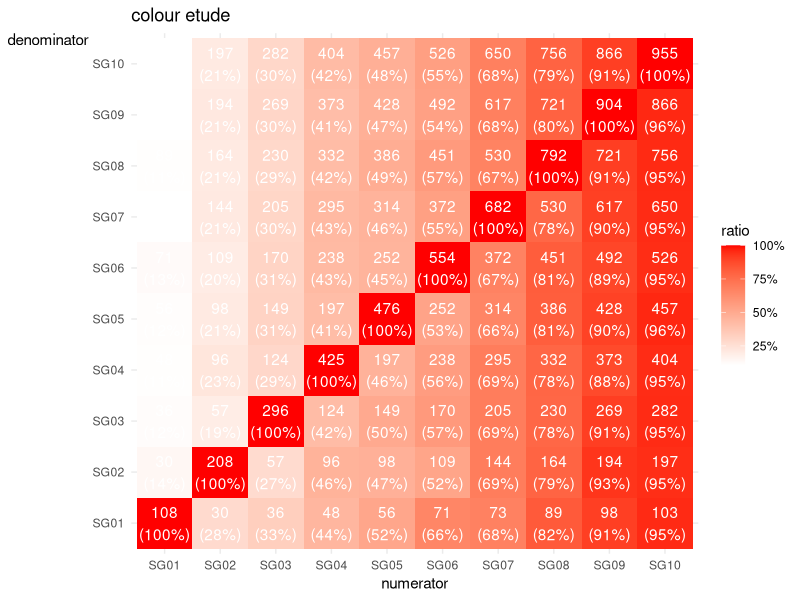
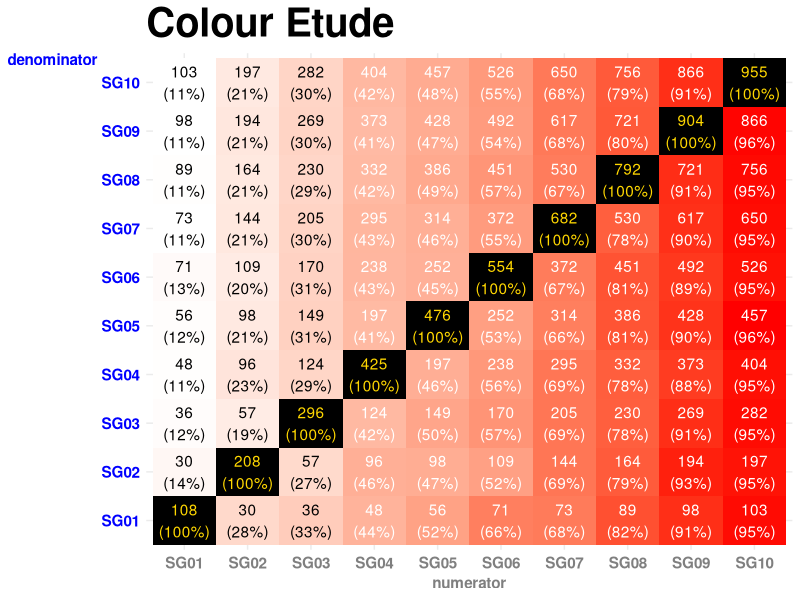

Write R code to recreate these figures, in order.
library(dplyr)
library(tidyr)
library(ggplot2)
library(scales)

rm(list=ls())

set.seed(20191210)

n <- 10^3

input <- 
  data.frame(
    id=1:n,
    SG01=sample(x=c(0, 1), size=n, replace=TRUE, prob=c(.9, .1)),
    SG02=sample(x=c(0, 1), size=n, replace=TRUE, prob=c(.8, .2)),
    SG03=sample(x=c(0, 1), size=n, replace=TRUE, prob=c(.7, .3)),
    SG04=sample(x=c(0, 1), size=n, replace=TRUE, prob=c(.6, .4)),
    SG05=sample(x=c(0, 1), size=n, replace=TRUE, prob=c(.5, .5)),
    SG06=sample(x=c(0, 1), size=n, replace=TRUE, prob=c(.4, .6)),
    SG07=sample(x=c(0, 1), size=n, replace=TRUE, prob=c(.3, .7)),
    SG08=sample(x=c(0, 1), size=n, replace=TRUE, prob=c(.2, .8)),
    SG09=sample(x=c(0, 1), size=n, replace=TRUE, prob=c(.1, .9)),
    SG10=sample(x=c(0, 1), size=n, replace=TRUE, prob=c(.05, .95))
  )

segments.view <- function(df){
  base.data <-
    df %>% 
    gather('var', 'value', -id) %>%
    filter(value != 0) %>%
    select(-value)
  
  wide.data <-
    base.data %>%
    inner_join(base.data, by='id') %>%
    group_by(var.x, var.y) %>%
    summarise(user_count = length(unique(id))) %>%
    spread(var.y, user_count)
  
  wide.data[is.na(wide.data)] <- 0
  
  wide.data.matrix <- 
    wide.data[,-1] %>% as.matrix
  
  denominators <- 
    wide.data.matrix %>% diag
  
  wide.data.ratio <-
    wide.data.matrix %>% 
    '/'(., denominators) %>%
    data.frame(var.x = wide.data[,1], .)
  
  long.data.ratio <-
    wide.data.ratio %>%
    gather('var.y', 'ratio', -var.x)
  
  long.data <-
    wide.data %>%
    gather('var.y', 'user_count', -var.x)
  
  long.data %>%
    inner_join(long.data.ratio, by=c('var.x','var.y')) %>%
    ungroup %>%
    transmute(
      denominator = var.x,
      numerator = var.y,
      user_count,
      ratio
    ) %>%
    arrange(
      denominator, 
      numerator
    )
}

output <- segments.view(input)

# 예전 차트
output %>%
  mutate(label_text = paste(comma(user_count, 1), '\n(', percent(ratio, 1), ')', sep='')) %>%
  ggplot(aes(x=numerator, y=denominator, fill=ratio)) +
  geom_tile() +
  geom_text(aes(label=label_text), color='white') +
  scale_fill_gradient(low='white', high='red', label=percent) +
  theme_minimal() +
  theme(axis.title.y = element_text(angle=0)) +
  labs(title='colour etude', y='denominator', x='numerator')

# 불만사항 해결 차트
output %>%
  mutate(
    ratio_label = percent(ratio, 1),
    ratio = ifelse(denominator == numerator, NA, ratio),
    text_colour = case_when(is.na(ratio) ~ 0, ratio < .4 ~ 1, TRUE ~ 2) %>% as.character,
    label_text = paste(comma(user_count, 1), '\n(', ratio_label, ')', sep='')
  ) %>%
  ggplot(aes(x=numerator, y=denominator, fill=ratio)) +
  geom_tile() +
  geom_text(aes(label=label_text, colour=text_colour)) +
  scale_fill_gradient(low='#FFFFFF', high='#FF0000', na.value='black', label=percent) +
  scale_color_manual(values=c('gold','black','white'), guide=NULL) +
  theme_minimal() +
  theme(
    title = element_text(size=24, face='bold'),
    axis.title.y = element_text(angle=0, size=11, face='bold', colour='blue'),
    axis.text.y = element_text(size=11, face='bold', colour='blue'),
    axis.title.x = element_text(size=11, face='bold', colour='grey50'),
    axis.text.x = element_text(size=11, face='bold', colour='grey50'),
    legend.position = 'none'
  ) +
  labs(title='Colour Etude', y='denominator', x='numerator')
